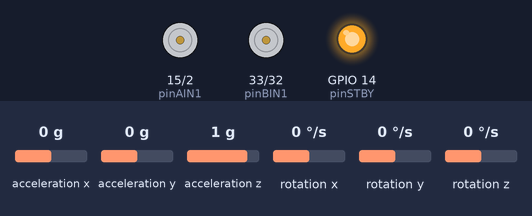
Recording of a sketch running on a simulated ESP32. On the bench: motor-driver pin pairs drawn as motors (green arrow = first pin HIGH = forward, orange = second pin HIGH = backward, longer = more drive, scaled by the enable pin, stopped while the standby pin is LOW), output pins drawn as LEDs (lit = HIGH). The inputs (shaded band) are chosen by the test bench; at power-on: rotation x 0 °/s, acceleration y 0 g, acceleration z 1 g, acceleration x 0 g, rotation y 0 °/s, rotation z 0 °/s.

Above: at 1.2 s.
1.3 s: rotation x set to -100 °/s
At 2.7 s:
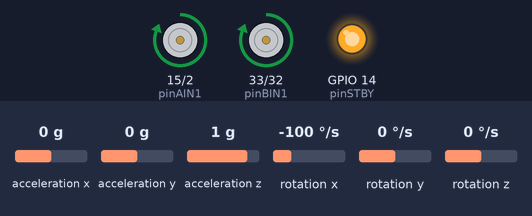
3.1 s: acceleration y set to 0.2 g
At 4.03 s:
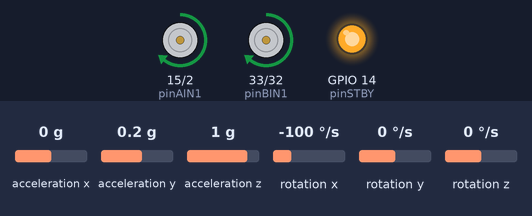
6.1 s: acceleration z set to 0 g
At 7.0 s:
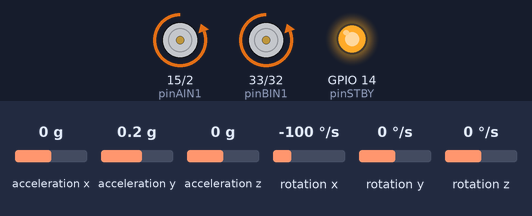
7.7 s: acceleration x set to -0.3 g
At 8.67 s:
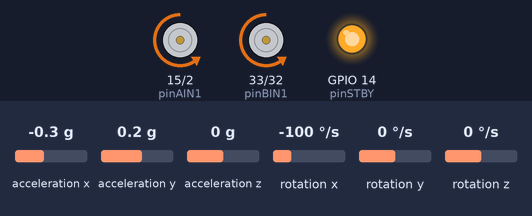
10.7 s: acceleration x set to -1.4 g
13.7 s: acceleration y set to 0.8 g
Timing chart, 0 to 17.7 s (numbered marks = the images above; inputs shaded):
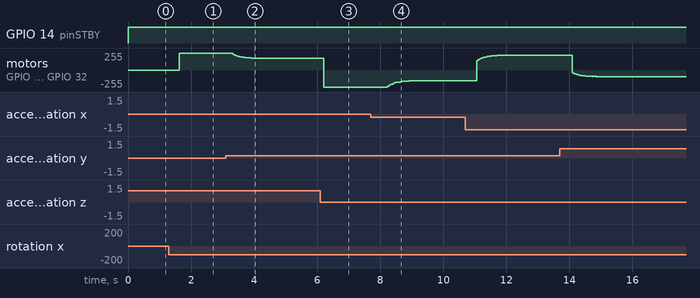

Measured:
- the behaviour switches between 0.1 and 0.2 g on acceleration y (found by bisection; images 1 and 2)
- the behaviour switches between -0.2 and -0.3 g on acceleration x (found by bisection; images 3 and 4)
- after the input at 1.3 s, motor on GPIO 15 (pinAIN1) / GPIO 2 (pinAIN2), motor on GPIO 33 (pinBIN1) / GPIO 32 (pinBIN2): stopped → forward 255/255 after 0.32 s

The sketch:

Control_PID.ino
```cpp
#include <Wire.h>
#include <MPU6050.h>
#include <I2Cdev.h>

MPU6050 sensor;

// Definiciones de pines de motores
const int pinPWMA = 25;
const int pinAIN2 = 2;
const int pinAIN1 = 15;
const int pinBIN1 = 33;
const int pinBIN2 = 32;
const int pinPWMB = 26;
const int pinSTBY = 14;

// Variables del sensor MPU6050
float ang_x = 0, ang_y = 0;
float ang_x_prev = 0, ang_y_prev = 0;
float dt = 0;
long tiempo_prev = 0;

// Variables PID
float Kp = 15; // Ajusta estos 3 valores según sea necesario
float Ki = 0;
float Kd = 0;
float integral = 0.0;
float derivative = 0.0;
float previous_error = 0.0;

void setup() {
  Wire.begin();

  // Inicializar el sensor MPU6050 y verificar su estado
  sensor.initialize();
  if (!sensor.testConnection()) {
    while (1) {
      // Si el sensor no está conectado correctamente, parpadear un LED o detenerse aquí
      delay(500);
    }
  }

  // Configurar pines de motores
  pinMode(pinAIN2, OUTPUT);
  pinMode(pinAIN1, OUTPUT);
  pinMode(pinPWMA, OUTPUT);
  pinMode(pinBIN1, OUTPUT);
  pinMode(pinBIN2, OUTPUT);
  pinMode(pinPWMB, OUTPUT);
  pinMode(pinSTBY, OUTPUT);

  // Inicializar el tiempo
  tiempo_prev = millis();
}

void loop() {
  // Obtener datos del MPU6050
  int16_t ax, ay, az;
  int16_t gx, gy, gz;
  sensor.getAcceleration(&ax, &ay, &az);
  sensor.getRotation(&gx, &gy, &gz);

  // Calcular ángulos con el acelerómetro
  float accel_ang_x = atan(ay / sqrt(pow(ax, 2) + pow(az, 2))) * (180.0 / PI);
  float accel_ang_y = atan(-ax / sqrt(pow(ay, 2) + pow(az, 2))) * (180.0 / PI);

  // Calcular ángulo de rotación con giroscopio y filtro complementario
  dt = (millis() - tiempo_prev) / 1000.0;
  tiempo_prev = millis();
  ang_x = 0.98 * (ang_x_prev + (gx / 131.0) * dt) + 0.02 * accel_ang_x;
  ang_y = 0.98 * (ang_y_prev + (gy / 131.0) * dt) + 0.02 * accel_ang_y;

  ang_x_prev = ang_x;
  ang_y_prev = ang_y;

  // Control del péndulo invertido usando PID
  float desired_angle = 0.0; // Ángulo deseado para mantener el equilibrio
  float error = desired_angle - ang_x; // Calcular error

  integral += error * dt;
  derivative = (error - previous_error) / dt;

  float motor_speed = Kp * error + Ki * integral + Kd * derivative;

  // Controlar los motores
  enableMotors();
  moveMotor(pinPWMA, pinAIN1, pinAIN2, motor_speed);
  moveMotor(pinPWMB, pinBIN1, pinBIN2, motor_speed);

  // Actualizar el error anterior
  previous_error = error;

  delay(1); // Reducir el tiempo de espera para aumentar la frecuencia de muestreo
}

// Funciones adicionales
void moveMotor(int pinPWMA, int pinIN1, int pinIN2, float speed) {
  if (speed > 0) {
    digitalWrite(pinIN1, HIGH);
    digitalWrite(pinIN2, LOW);
    analogWrite(pinPWMA, speed);
  } else {
    digitalWrite(pinIN1, LOW);
    digitalWrite(pinIN2, HIGH);
    analogWrite(pinPWMA, -speed);
  }
}

void enableMotors() {
  digitalWrite(pinSTBY, HIGH);
}
```
